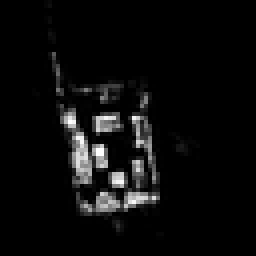
#> input picture images/binary_mask_output.png, 64 x 64 px (shown 4 times larger)
$ jupyter execute transpath_test.ipynb
#> lines starting #> are read from the running program, lines starting #| are printed output that depends on the picture; after the words box and inside, x2 and y2 are one past the last pixel; in counts of white or black regions, pixels touching at a corner belong together
[cell 1]
import numpy as np
import xml.etree.ElementTree as ET
from PIL import Image
import xml.dom.minidom as minidom

[cell 2]
# Converts image to 64x64
def resize_and_pad(image_path, output_path, target_size=(64, 64)):
    img = Image.open(image_path)
    original_width, original_height = img.size
    aspect_ratio = original_width / original_height

    if aspect_ratio > 1:
        new_width = target_size[0]
        new_height = round(target_size[0] / aspect_ratio)
    else:
        new_width = round(target_size[1] * aspect_ratio)
        new_height = target_size[1]

    img = img.resize((new_width, new_height), Image.Resampling.LANCZOS)
    padded_img = Image.new("RGB", target_size, color="black")
    padded_img.paste(img, ((target_size[0] - new_width) // 2, (target_size[1] - new_height) // 2))
    padded_img.save(output_path)

[cell 3]
from PIL import Image

def create_image(width, height, point_x, point_y, output_path, filename):
#> called with width = 64, height = 128, point_x = 37, point_y = 55, output_path = './images/', filename = 'test'
    image = Image.new('RGB', (width, height), 'black')
#> image: PIL image 64x128 RGB; every value is 0
    pixels = image.load()
    pixels[point_x, point_y] = (255, 255, 255)  # white pixel at the specified position
    filepath = output_path + filename + '.png'
    image.save(filepath, 'PNG')
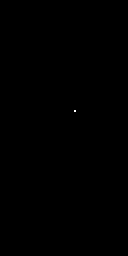
#> saved as test.png: PIL image 64x128 RGB (shown 2 times larger); 0.01% white in thin lines or dots, all inside (x1, y1, x2, y2) = (37, 55, 38, 56)
    print('Image created successfully!')

# Input values
width = 64
height = 128
point_x = 37
point_y = 55
output_path = './images/'
filename = 'test'

point_img = create_image(width, height, point_x, point_y, output_path, filename)

[cell 4]
import pandas as pd

pd.options.display.max_seq_items = 2000

def convert_image_to_array(image_path):
    # Open the image and convert it to grayscale
#> called with image_path = './images/binary_mask_output.png'
    image = Image.open(image_path).convert('L')
#> image: PIL image 64x64 L

    # Convert the image to a NumPy array
    img_array = np.array(image)

    # Threshold the image to create a binary array (0 or 1)
    threshold_value = 128
    binary_array = (img_array > threshold_value).astype(int)
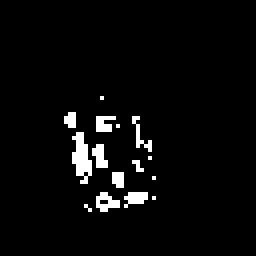
#> binary_array: shape (64, 64) int64 (shown 4 times larger); values 0 (black) and 1 (white), 3.7% white in thin lines or dots, all inside (x1, y1, x2, y2) = (16, 24, 39, 53)

    return binary_array


image_path = './images/binary_mask_output.png'
binary_array  = convert_image_to_array(image_path)
print(binary_array[32])
#| [0 0 0 0 0 0 0 0 0 0 0 0 0 0 0 0 0 0 0 0 0 0 0 0 1 1 1 1 0 0 0 0 0 0 1 0 0
#|  0 0 0 0 0 0 0 0 0 0 0 0 0 0 0 0 0 0 0 0 0 0 0 0 0 0 0]

[cell 5]
# Open the padded image
img = Image.open('./images/binary_mask_output.png')
#> img is the input picture: PIL image 64x64 RGB; min 0, max 255, mean 11.5

# Convert to grayscale
img_gray = img.convert('L')

# Threshold to get a binary image
threshold = 128
img_binary = img_gray.point(lambda p: p > threshold and 1)

# Convert to numpy array
map_array = np.asarray(img_binary)

# Create an all-zero array of the same dimensions
heatmap_array = np.zeros_like(map_array)

[cell 6]
def generate_xml(start_x, start_y, goal_x, goal_y, height, width, map_array, heatmap_array):
#> called with start_x = 10, start_y = 10, goal_x = 34, goal_y = 54, height = 64, width = 64
    root = ET.Element("root")

    # Adding map dimensions and start/goal positions
    map_element = ET.SubElement(root, "map")
    ET.SubElement(map_element, "startx").text = str(start_x)
    ET.SubElement(map_element, "starty").text = str(start_y)
    ET.SubElement(map_element, "goalx").text = str(goal_x)
    ET.SubElement(map_element, "goaly").text = str(goal_y)
    ET.SubElement(map_element, "width").text = str(width)
    ET.SubElement(map_element, "height").text = str(height)

    # Adding binary 2d array
    grid = ET.SubElement(map_element, "grid")
    for row in map_array:
        row_element = ET.SubElement(grid, "row")
        row_element.text = ' '.join(map(str, row))
#> this loop made 64 passes

    # Adding heatmap dimensions
    heatmap = ET.SubElement(root, "heatmap")
    ET.SubElement(heatmap, "width").text = str(width)
    ET.SubElement(heatmap, "height").text = str(height)

    # Adding 2d heat map array
    grid = ET.SubElement(heatmap, "grid")
    for row in heatmap_array:
        row_element = ET.SubElement(grid, "row")
        row_element.text = ' '.join(map(str, row))

    # Creating XML file
    tree = ET.ElementTree(root)
    ET.indent(tree, space='\t', level=0)

    # Saving XML file
    tree.write("./maps/heatmap_0_k.xml", encoding="utf-8", xml_declaration=True)

generate_xml(10, 10, 34, 54, 64, 64, map_array, heatmap_array)
